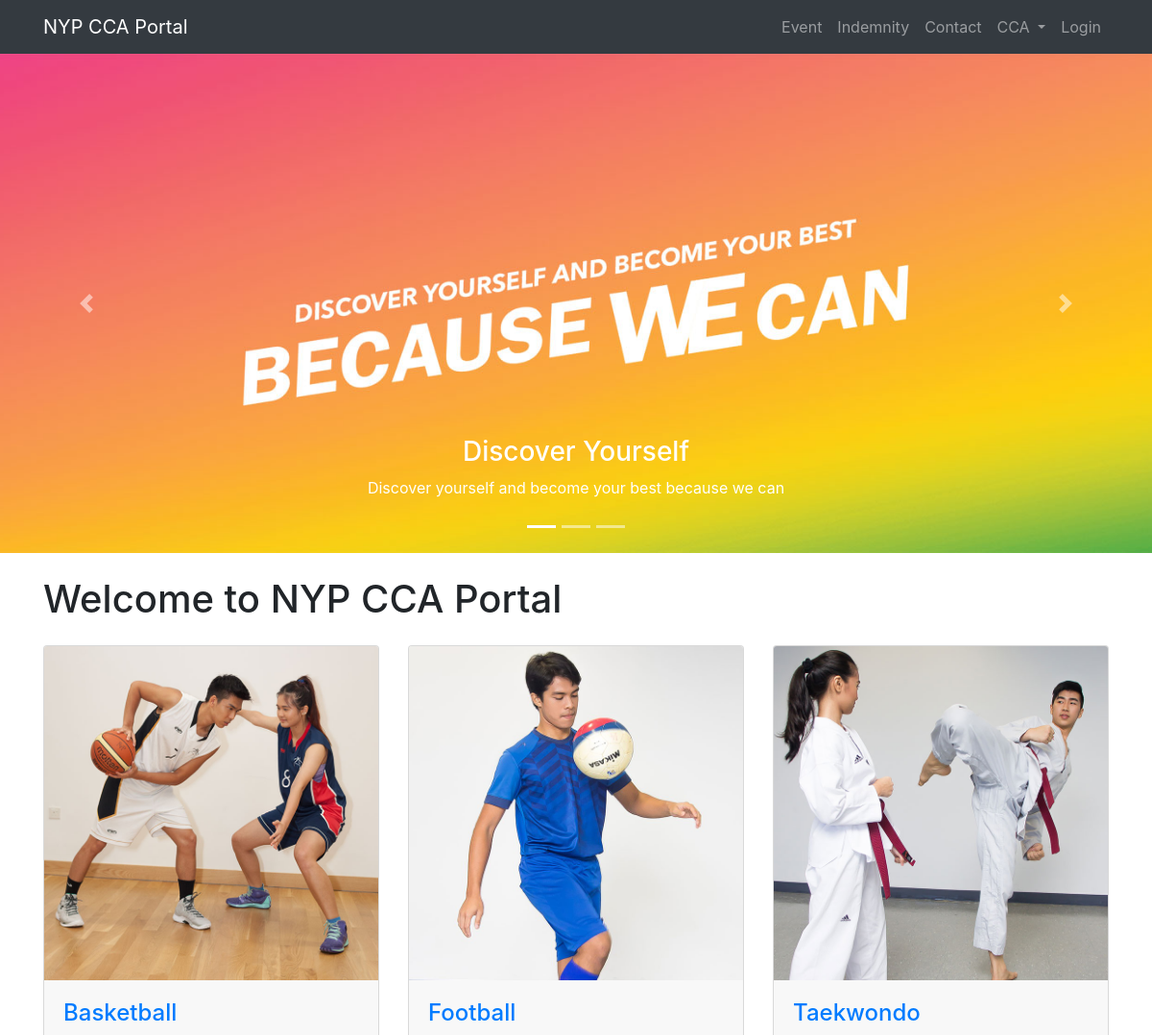
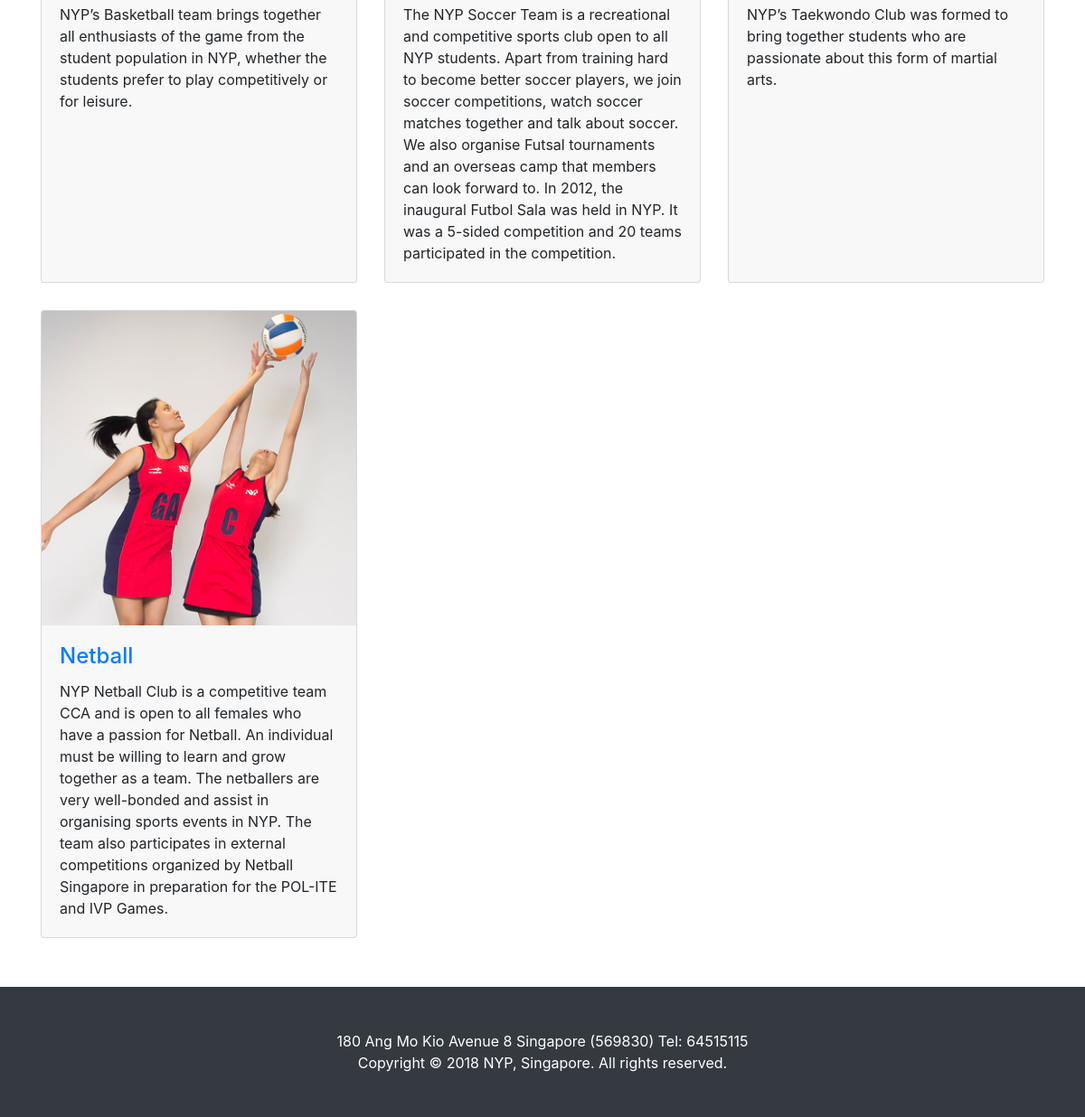
The page / on the database its author committed (2 pictures, top to bottom).
### tables this page shows
CREATE TABLE `cca` (
  `ccaID` int(11) NOT NULL,
  `name` varchar(45) NOT NULL,
  `category` varchar(45) NOT NULL,
  `information` varchar(500) DEFAULT NULL,
  `venue` varchar(45) NOT NULL,
  `trgDate` date NOT NULL,
  `startTime` time DEFAULT NULL,
  `trgTime` timestamp NOT NULL DEFAULT CURRENT_TIMESTAMP ON UPDATE CURRENT_TIMESTAMP,
  `image` varchar(100) NOT NULL,
  `featured` varchar(1) DEFAULT '0'
);

### application/controllers/home.php (called while the page is built, shortened)
<?php
class Home extends CI_Controller {
	public function index()
	{
        $this->load->model('home_model');
        $data['query'] = $this->home_model->get_featured_cca_list();
        $this->load->view('Home', $data);
	}
}

### index.php (called while the page is built, shortened)
<?php
require_once BASEPATH.'core/CodeIgniter.php';

### application/models/home_model.php (called while the page is built, shortened)
<?php if ( ! defined('BASEPATH')) exit('No direct script access allowed');
 class Home_model extends CI_Model
 {
      public function get_featured_cca_list()
      {
           $this->db->from('cca');
           $this->db->where('featured','1');
           $query = $this->db->get();
           return $query->result();
      }
 }

### application/views/home.php (the view, shortened to what this page needs)
<!DOCTYPE html>
<html lang="en">
  <head>
    <link href="<?=base_url();?>assets/vendor/bootstrap/css/bootstrap.min.css" rel="stylesheet">
    <link href="<?=base_url();?>assets/css/modern-business.css" rel="stylesheet">
  </head>
  <body>
    <nav class="navbar fixed-top navbar-expand-lg navbar-dark bg-dark fixed-top">
      <div class="container">
        <a class="navbar-brand" href="<?=base_url();?>index.php">NYP CCA Portal</a>
        <div class="collapse navbar-collapse" id="navbarResponsive">
          <ul class="navbar-nav ml-auto">
            <li class="nav-item">
              <a class="nav-link" href="<?php echo base_url('index.php/event'); ?>">Event</a>
			  <a class="nav-link" href="<?php echo base_url('index.php/indemnity'); ?>">Indemnity</a>
            </li>
            <li class="nav-item">
              <a class="nav-link" href="<?php echo base_url('index.php/home/contact_us'); ?>">Contact</a>
            </li>
      <li class="nav-item dropdown">
              <a class="nav-link dropdown-toggle" href="#" id="navbarDropdownBlog" data-toggle="dropdown" aria-haspopup="true" aria-expanded="false">
                CCA
              </a>
      </li>
			<li class="nav-item">
        <?php if($this->session->userdata('username') != '') : ?>
              <a class="nav-link" href="<?php echo base_url('index.php/login/logout'); ?>">Logout</a>
        <?php else : ?>
              <a class="nav-link" href="<?php echo base_url('index.php/login'); ?>">Login</a>
        <?php endif; ?>
      </li>
          </ul>
        </div>
      </div>
    </nav>
    <header>
      <div id="carouselExampleIndicators" class="carousel slide" data-ride="carousel">
        <ol class="carousel-indicators">
          <li data-target="#carouselExampleIndicators" data-slide-to="0" class="active"></li>
          <li data-target="#carouselExampleIndicators" data-slide-to="1"></li>
          <li data-target="#carouselExampleIndicators" data-slide-to="2"></li>
        </ol>
        <div class="carousel-inner" role="listbox">
          <div class="carousel-item active" style="background-image: url('../narwhal/assets/images/4.jpg')">
            <div class="carousel-caption d-none d-md-block">
              <h3>Discover Yourself</h3>
              <p>Discover yourself and become your best because we can</p>
            </div>
          </div>
        </div>
        <a class="carousel-control-prev" href="#carouselExampleIndicators" role="button" data-slide="prev">
          <span class="carousel-control-prev-icon" aria-hidden="true"></span>
        </a>
        <a class="carousel-control-next" href="#carouselExampleIndicators" role="button" data-slide="next">
          <span class="carousel-control-next-icon" aria-hidden="true"></span>
        </a>
      </div>
    </header>
    <div class="container">
      <h1 class="my-4">Welcome to NYP CCA Portal</h1>
      <div class="row">
        <?php foreach($query as $row): ?>
          <div class="col-lg-4 col-sm-4 portfolio-item">
            <div class="card h-100" style="background: #F8F8F8">
              <img class="card-img-top" src="../narwhal/assets/images/<?php echo $row->image; ?>" alt="">
              <div class="card-body">
                <h4 class="card-title"><a href="<?php echo base_url('index.php/home/cca/'.$row->ccaID); ?>"><?php echo $row->name; ?></a></h4>
                <p class="card-text"><?php echo $row->information; ?></p>
              </div>
            </div>
          </div>
        <?php endforeach; ?>
      </div>
    </div>
      <br/>
    <footer class="py-5 bg-dark">
      <div class="container">
        <p class="m-0 text-center text-white">180 Ang Mo Kio Avenue 8 Singapore (569830) Tel: 64515115 </br>Copyright &copy; 2018 NYP, Singapore. All rights reserved.</p>
      </div>
    </footer>
  </body>
</html>

### assets/css/modern-business.css (style rules this page uses)
body { padding-top: 54px; }
@media (min-width: 992px) { body { padding-top: 56px; } }
.carousel-item { height: 65vh; min-height: 300px; background: no-repeat center center scroll; -webkit-background-size: cover; -moz-background-size: cover; -o-background-size: cover; background-size: cover; }
.portfolio-item { margin-bottom: 30px; }

### rows shown on the page
cca: image (picture), name "Basketball", information "NYP’s Basketball team brings together all enthusiasts of the game from the student population in NYP, whether the students prefer to play competitively or for leisure."
cca: image (picture), name "Football", information "The NYP Soccer Team is a recreational and competitive sports club open to all NYP students. Apart from training hard to become better soccer players, we join soccer competitions, watch soccer matches together and talk about soccer. We also organise Futsal tournaments and an overseas camp that members can look forward to. In 2012, the inaugural Futbol Sala was held in NYP. It was a 5-sided competition and 20 teams participated in the competition."
cca: image (picture), name "Taekwondo", information "NYP’s Taekwondo Club was formed to bring together students who are passionate about this form of martial arts."
cca: image (picture), name "Netball", information "NYP Netball Club is a competitive team CCA and is open to all females who have a passion for Netball. An individual must be willing to learn and grow together as a team. The netballers are very well-bonded and assist in organising sports events in NYP. The team also participates in external competitions organized by Netball Singapore in preparation for the POL-ITE and IVP Games."
